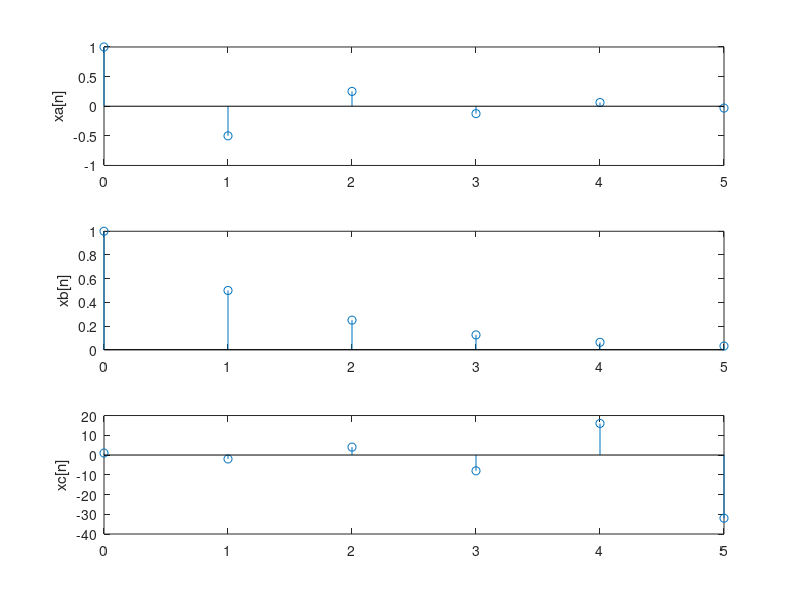
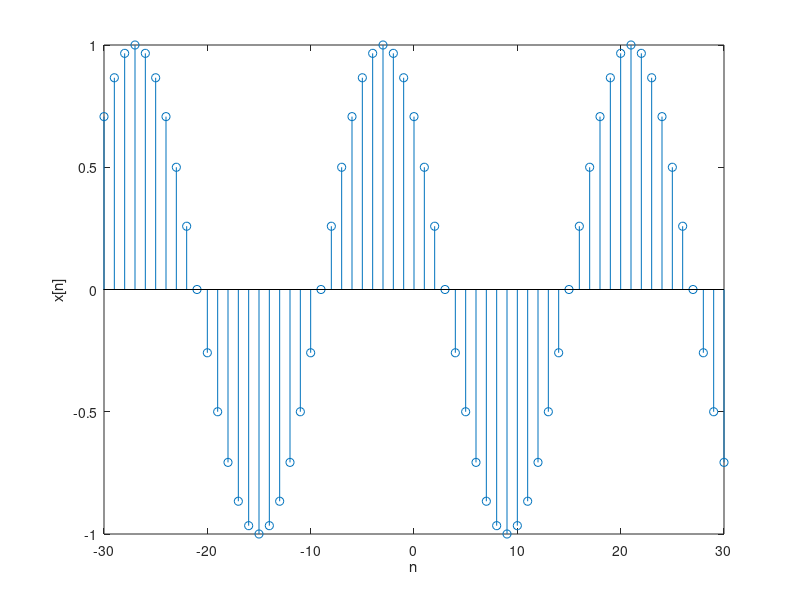
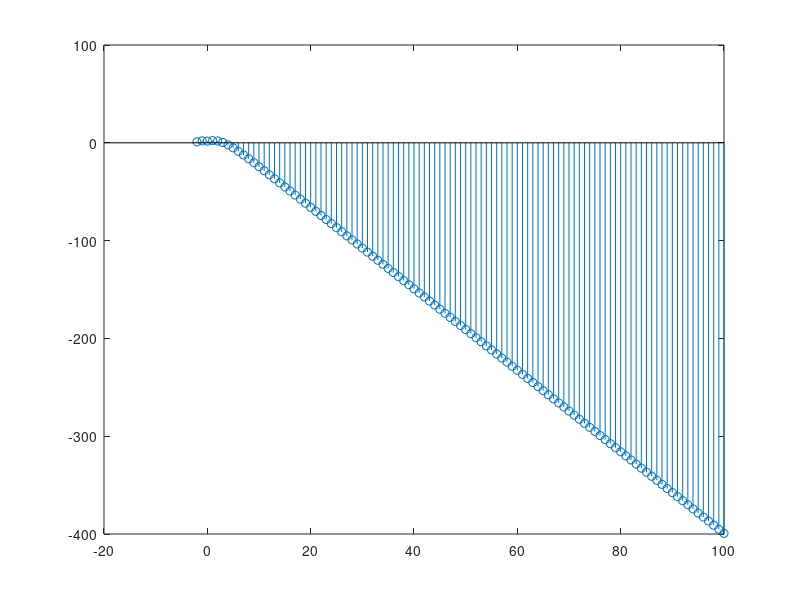
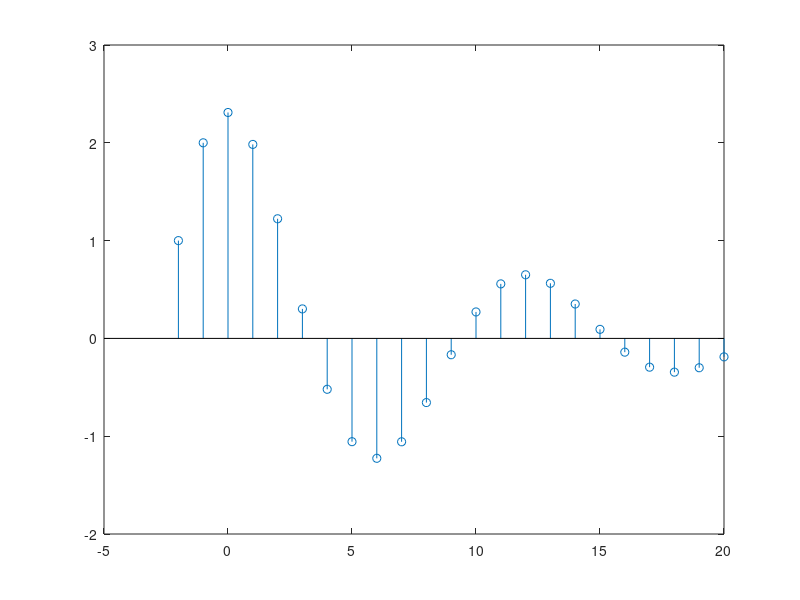

Write the MATLAB code that produced these figures, in order. (Note: this script raises an error after producing the figures.)
# Laboratório de Sinais e Sistemas de Tempo Discreto

# EXEMPLO 1 - Trace os seguintes sinais discretos no tempo
# a) xa  = (-0.5)^n
# b) xb  = (2)^-n
# c) xc  = (-2)^n

n = 0:5;
#xa = (-0.5).^n;
xa=@(n) (-0.5).^n;
xb = (2).^(-n);
xc = (-2).^(n);
figure(1)
subplot(3,1,1);
#stem(n,xa);
stem(n,xa(n));
ylabel('xa[n]')
subplot(3,1,2);
stem(n,xb);
ylabel('xb[n]')
subplot(3,1,3);
stem(n,xc);
ylabel('xc[n]')

# Trace a seguinte senoide discreta no tempo cos(n*pi/12+pi/4);
clear all
n=-30:30;
x = cos(n*pi/12+pi/4);
figure(2)
stem(n,x);
xlabel('n');
ylabel('x[n]');

# EXEMPLO 3
# Resolva interativamente y[n+2]-y[n+1]+0.24y[n]=x[n+2]-2x[n+1]
# com condições iniciais y[-1]=2 e y[-2]=1 e entrada causal x[n]=n (começando em n=0).

n = [-2:100]';
y = [1; 2; zeros(length(n)-2,1)];
 x = [0;0; n(3:end)];
 for k=1:length(n)-2,
 y(k+2) = y(k+1) - 0.24*y(k) + x(k+2) - 2*x(k+1);
 end
 figure(3)
 stem(n,y)

# EXEMPLO 4
# Usando as condições iniciais   e , determine e trace a resposta de entrada nula para o sistema
# descrito por (E²-1.56E+0.81)y[n] = (E+3)x[n]

n = [-2:20]';
 y = [1; 2; zeros(length(n)-2,1)];
 for k=1:length(n)-2,
 y(k+2) = 1.56*y(k+1) - 0.81*y(k);
 end
 figure(4);
 stem(n,y);

 # EXEMPLO 5
 # Determine e trace a resposta de estado nulo para o sistema descrito por (E²+6E+9)y[n] = (2E²+6E)x[n]
 # para a entrada x[n]=4^-n u[n].
 n = 0:11;
 x = @(n) 4.^(-n).*(n>=0);
 a = [1 6 9];
 b = [2 6 0];
 #pq usar esse filter aqui e oq ele é?
 y = filter(b,a,x(n));
 figure(5)
 stem(n,x(n));
 figure(6)
 stem(n,y);

 # EXEMPLO 6
 # Para os sinais x[n], um sinal triangular que vai de 0 a 6, com maior amplitude em 3 valendo 3, e 
 # g[n], u[n] degrau de 0 até 5. Trace a convolução c[n] entre os dois sinais;

x = [0 1 2 3 2 1 0 0 0]; 
g = [1 1 1 1 1 1 0 0 0]; 
n = (0:length(x)+length(g)-2); 
c = conv(x,g); 
figure(7)
stem(n,c);

# EXEMPLO 7
# breve explicação do uso da função filter
# y[n] - y[n-1] + y[n-2] = x[n] para x[n]= impulso[n]
# Quando x[n]= impulso[n], a resposta de estado nulo é igual a resposta h[n] ao 
# impulso, a qual nós calculamos para (0 <= n <= 30)

b = [1 0 0]; 
a = [1 -1 1];
 n = 0:30; 
impulso = @(n) n==0;
 h = filter(b,a,impulso(n)); 
figure(8)
 stem(n,h); 
xlabel('n'); 
ylabel('h[n]');

x = @(n) cos(2*pi*n/6).*(n>=0); 
y = filter(b,a,x(n)); 
figure(9) 
stem(n,y)

# Adicionando as condições iniciais, o comando filter também pode calcular a resposta do sistema a entrada nula e a resposta total. Continuando no exemplo anterior, considere a determinação da resposta de entrada nula para y[-1]=1 e y[-2]=2 para (0 <= n <= 30).

z_i = filtic(b,a,[1 2]); 
y0 = filter(b,a,zeros(size(n)),z_i); 
figure(10)
 stem(n,y0);

 ytotal = filter(b,a,x(n),z_i); 
figure(11) 
stem(n,ytotal) 
hold on 
stem(n,y+y0,'*')

# EXEMPLO 8
# Trace a convolução de u[n+4] - u[n] com u[n] - u[n-4]
 degrau =@(n) n>=0;
 n = -10:10; 
 x1 = degrau(n+4) - degrau(n); 
 figure(12)
  stem(n,x1);
  x2 = degrau(n) - degrau(n-4); 
figure(13) 
stem(n,x2); 
y = conv(x1,x2); 
figure(14) 
stem([-20:20],y);

# EXEMPLO 9
#  Suponha que o sinal x(t)=cos(2pi5t)+2cos(2pi50t), amostrado a Fs= 1000Hz é corrompido por uma pequena quantidade de ruído. Esse sinal é gerado pelos seguintes comandos:
amplitude_1 = 5; 
freq_1 = 5;  
amplitude_2 = 2; 
freq_2 = 50;  
Fs = 1000; 
time = 0:1/Fs:(1-1/Fs);  
sine_1 = amplitude_1*sin(2*pi*freq_1.*time);  
sine_2 = amplitude_2*sin(2*pi*freq_2.*time);  
noise = randn(1,length(time));  
x_clean = sine_1 + sine_2;  
x_noisy = x_clean + noise;  
figure(15);  
plot(time,x_clean);

figure(16);  
plot(time,x_noisy);

# explicações sobre randn e outras coisas

# Podemos realizar esse processamento especificando o valor de N e usando os comandos abaixo:
N=3;
 b = ones(1,N);  
y = filter(b,N,x_noisy); 
figure(16)
 subplot(2,2,1)
 plot(time,y)
 N=6;
 b = ones(1,N);  
y = filter(b,N,x_noisy); 
subplot(2,2,2)
 plot(time,y)
 N=10;
 b = ones(1,N);  
y = filter(b,N,x_noisy); 
subplot(2,2,3)
 plot(time,y)
 N=20;
 b = ones(1,N);  
y = filter(b,N,x_noisy); 
subplot(2,2,4)
 plot(time,y)

 # EXEMPLO 10
 # Plotar um sinal ECG

 Name = 'C:\Users\elenl\OneDrive\Documentos\Disciplinas\ECG\a01m';
 infoName = strcat(Name, '.info');
 matName = strcat(Name, '.mat');
 load(matName);
 fid = fopen(infoName, 'rt');
 fgetl(fid);
 fgetl(fid);
 fgetl(fid);
 [freqint] = sscanf(fgetl(fid), 'Sampling frequency: %f Hz  Sampling interval: %f sec');
 interval = freqint(2);
 fgetl(fid);
 for i = 1:size(val, 1)
    [row(i), signal(i), gain(i), base(i), units(i)]=strread(fgetl(fid),'%d%s%f%f%s','delimiter');
 end
 fclose(fid);
 val(val==-32768) = NaN;
 %% Normalizacao do sinal pelo ganho
 for i = 1:size(val, 1)
    val(i, :) = (val(i, :) - base(i)) / gain(i);
 end
 %% Plotando sinal original
 fval = 1./size(val, 1);
 tam=length(val)/freqint(1,1); 
t=0:tam/length(val):tam-(tam/length(val));
 figure(17)
 plot(t,val); grid on;
 xlim([0 10])
 title(['Sinal original '])
 ylabel('Amplitude (Volt)')
 xlabel('Tempo (s)')
